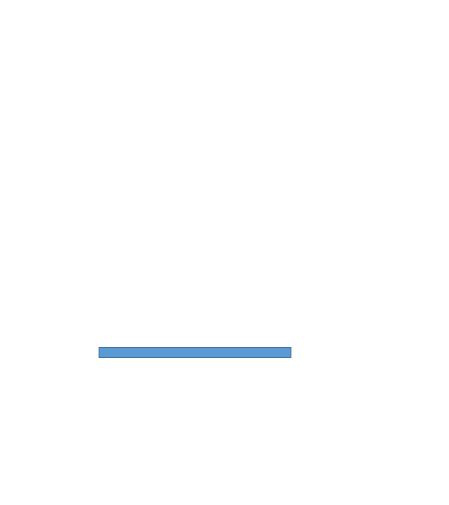
#> input picture hangman01.JPG, 449 x 505 px, found by its file name
$ python downsize.py   (older library calls are emulated)
#> lines starting #> are read from the running program, lines starting #| are printed output that depends on the picture
from PIL import ImageTk, Image
import PIL


basewidth = 300
img01 = Image.open('hangman01.jpg')
#> img01 is the input picture: PIL image 449x505 RGB; mean R, G, B 253.4, 254, 254.4
img02 = Image.open('hangman02.jpg')
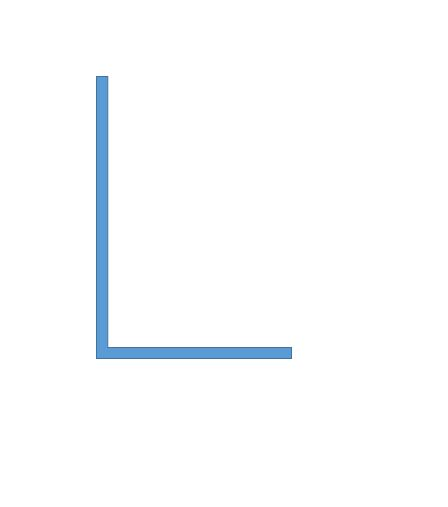
#> input picture hangman02.JPG, 448 x 507 px, found by its file name
#> img02 is the input picture: PIL image 448x507 RGB; mean R, G, B 250.8, 252.3, 253.6
img03 = Image.open('hangman03.jpg')
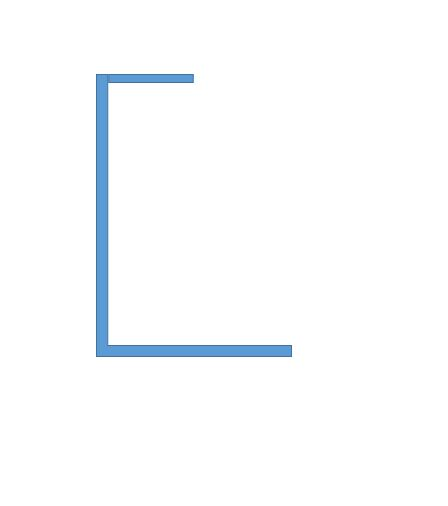
#> input picture hangman03.JPG, 448 x 506 px, found by its file name
#> img03 is the input picture: PIL image 448x506 RGB; mean R, G, B 250.2, 251.9, 253.4
img04 = Image.open('hangman04.jpg')
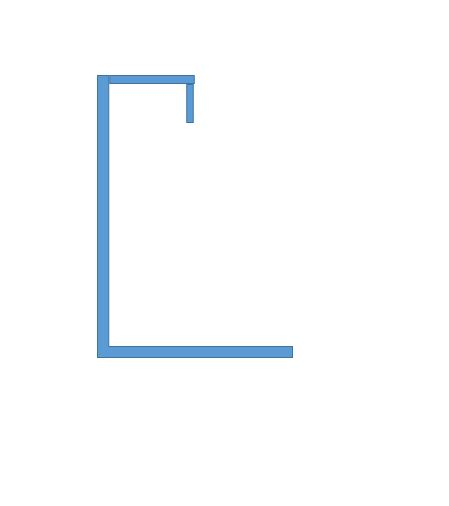
#> input picture hangman04.JPG, 449 x 506 px, found by its file name
#> img04 is the input picture: PIL image 449x506 RGB; mean R, G, B 249.9, 251.8, 253.3
img05 = Image.open('hangman05.jpg')
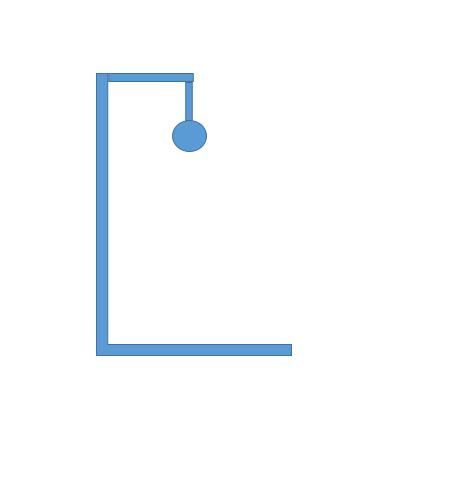
#> input picture hangman05.JPG, 450 x 502 px, found by its file name
#> img05 is the input picture: PIL image 450x502 RGB; mean R, G, B 249.3, 251.4, 253.1
img06 = Image.open('hangman06.jpg')
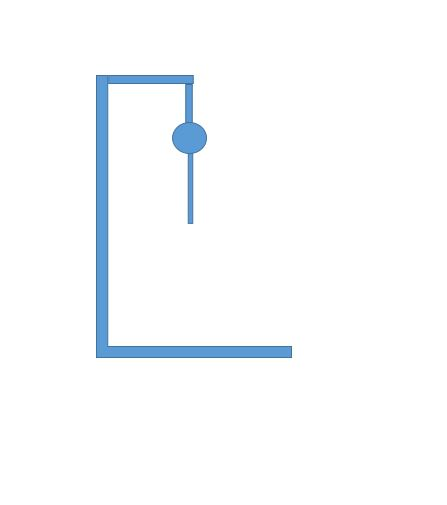
#> input picture hangman06.JPG, 447 x 505 px, found by its file name
#> img06 is the input picture: PIL image 447x505 RGB; mean R, G, B 249, 251.1, 252.9
#> (the run stopped early here; a loop or call above may not have finished)
